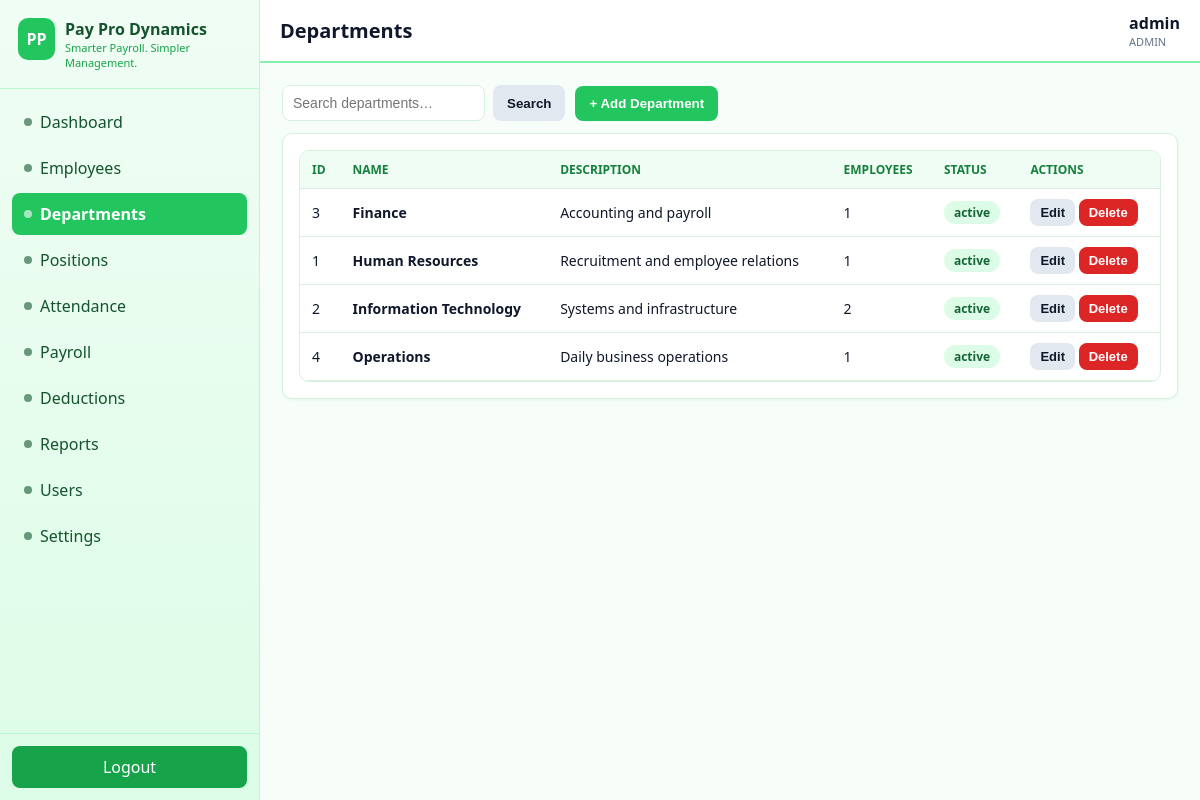
The page /departments/index.php (signed in) on the database its author committed.
### tables this page shows
CREATE TABLE departments (
  id INT AUTO_INCREMENT PRIMARY KEY,
  name VARCHAR(100) NOT NULL UNIQUE,
  description TEXT NULL,
  status ENUM('active','inactive') NOT NULL DEFAULT 'active',
  created_at TIMESTAMP DEFAULT CURRENT_TIMESTAMP,
  updated_at TIMESTAMP DEFAULT CURRENT_TIMESTAMP ON UPDATE CURRENT_TIMESTAMP
);

### includes/functions.php (called while the page is built, shortened)
<?php
function e($str) { return htmlspecialchars((string)($str ?? ''), ENT_QUOTES, 'UTF-8'); }

### includes/auth.php (called while the page is built, shortened)
<?php
require_once __DIR__ . '/functions.php';
function is_admin()   { return ($_SESSION['role'] ?? '') === 'ADMIN'; }

### departments/index.php (the view, shortened to what this page needs)
<?php
require_once __DIR__ . '/../includes/auth.php';
$pdo = db();
$q = trim($_GET['q'] ?? '');
$sql = "SELECT d.*, (SELECT COUNT(*) FROM employees e WHERE e.department_id=d.id) emp_count FROM departments d";
$params = [];
$sql .= " ORDER BY d.name";
$stmt = $pdo->prepare($sql); $stmt->execute($params);
$rows = $stmt->fetchAll();
require_once __DIR__ . '/../includes/header.php';
require_once __DIR__ . '/../includes/sidebar.php';
require_once __DIR__ . '/../includes/navbar.php';
?>
<div class="toolbar">
  <form method="get" style="display:flex;gap:8px"><input type="search" name="q" placeholder="Search departments…" value="<?= e($q) ?>"><button class="btn secondary" type="submit">Search</button></form>
  <?php if (is_admin()): ?>
  <button class="btn" onclick="deptForm(0,'','','active')">+ Add Department</button>
  <?php endif; ?>
</div>
<div class="card"><div class="table-responsive"><table>
<tr><th>ID</th><th>Name</th><th>Description</th><th>Employees</th><th>Status</th><?php if(is_admin()): ?><th>Actions</th><?php endif; ?></tr>
<?php foreach ($rows as $r): ?>
<tr><td><?= $r['id'] ?></td><td><b><?= e($r['name']) ?></b></td><td><?= e($r['description'] ?: '-') ?></td>
<td><?= (int)$r['emp_count'] ?></td>
<td><span class="badge <?= $r['status']==='active'?'b-green':'b-grey' ?>"><?= e($r['status']) ?></span></td>
<?php if (is_admin()): ?><td>
<button class="btn small secondary" onclick="deptForm(<?= $r['id'] ?>,'<?= e(addslashes($r['name'])) ?>','<?= e(addslashes($r['description'] ?? '')) ?>','<?= $r['status'] ?>')">Edit</button>
<form method="post" style="display:inline" onsubmit="return confirmAction('Delete this department?')"><button class="btn small danger" type="submit">Delete</button></form>
</td><?php endif; ?></tr>
<?php endforeach; ?></table></div></div>
<?php require_once __DIR__ . '/../includes/footer.php'; ?>

### assets/css/style.css (style rules this page uses)
:root { --primary:#22C55E; --secondary:#16A34A; --bg:#F7FEF9; --card:#FFFFFF; --text:#0F172A; --muted:#64748B; --success:#16A34A; --warning:#F59E0B; --danger:#DC2626; --border:#D9F0E0; --radius:10px; --shadow:0 1px 3px rgba(34,197,94,.12); }
* { box-sizing:border-box }
body { margin:0;font-family:Segoe UI,Arial,Helvetica,sans-serif;background:var(--bg);color:var(--text) }
.card { background:var(--card);border:1px solid var(--border);border-radius:var(--radius);box-shadow:var(--shadow);padding:16px }
.toolbar { display:flex;gap:10px;flex-wrap:wrap;margin-bottom:12px;align-items:center }
.toolbar input,.toolbar select { padding:9px 10px;border:1px solid var(--border);border-radius:8px }
.table-responsive { overflow:auto;background:var(--card);border:1px solid var(--border);border-radius:var(--radius) }
table { width:100%;border-collapse:collapse;min-width:760px }
th,td { padding:10px 12px;border-bottom:1px solid var(--border);text-align:left;font-size:14px }
th { background:#F0FDF4;font-size:12px;text-transform:uppercase;color:#15803D }
.btn { display:inline-block;border:0;border-radius:8px;padding:10px 14px;cursor:pointer;font-weight:600;background:var(--primary);color:#fff }
.btn.secondary { background:#E2E8F0;color:var(--text) }
.btn.danger { background:var(--danger) }
.btn.small { padding:6px 10px;font-size:13px }
.badge { display:inline-block;padding:3px 10px;border-radius:20px;font-size:12px;font-weight:700 }
.b-green { background:#DCFCE7;color:#166534 }
input,select,textarea { width:100%;padding:10px;border:1px solid var(--border);border-radius:8px;font-size:14px }

### rows shown on the page
departments: id "3", name "Finance", description "Accounting and payroll", emp_count "1", status "active"
departments: id "1", name "Human Resources", description "Recruitment and employee relations", emp_count "1", status "active"
departments: id "2", name "Information Technology", description "Systems and infrastructure", emp_count "2", status "active"
departments: id "4", name "Operations", description "Daily business operations", emp_count "1", status "active"

### other values the page prints
$label "Dashboard"
$label "Employees"
$label "Departments"
$label "Positions"
$label "Attendance"
$label "Payroll"
$label "Deductions"
$label "Reports"
$label "Users"
$label "Settings"
$pageTitle "Departments"
$uname "admin"
$role "ADMIN"
